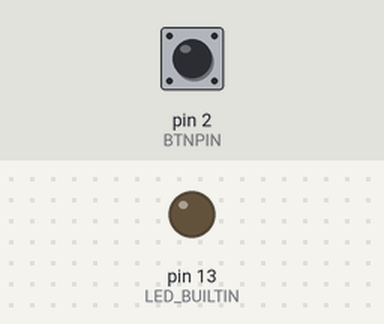
This sketch was run on a simulated Arduino Uno, built with avr-gcc and run on an emulated ATmega328P. On the bench: output pins drawn as LEDs (lit = HIGH). Inputs (shaded band) come from the test bench; at power-on: pin 2 (BTNPIN) LOW.

Above: at 1.2 s.
1.3 s: pin 2 (BTNPIN) pulled HIGH for 0.15 s
At 1.37 s:
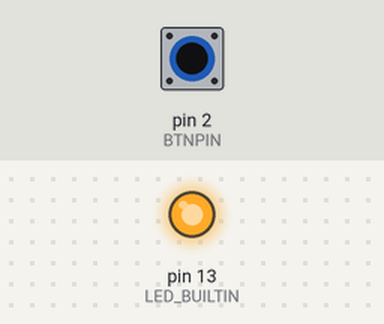
2.9 s: pin 2 (BTNPIN) pulled HIGH for 3.2 s
At 7.4 s:
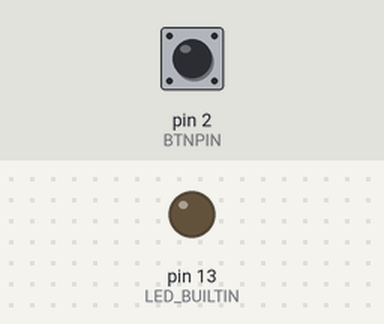
Timing chart, 0 to 8.9 s (numbered marks = the images above; inputs shaded):
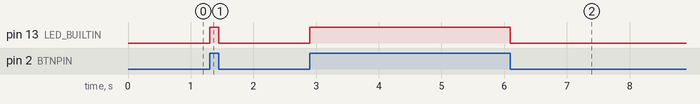

The sketch:

arduino-button-led-1.ino
```cpp
// btnPin defines the Arduino input pin to which the
// button is connected
const int BTNPIN = 2;

// btnState stores the current button state (HIGH or LOW)
// initialize it to LOW so the LED stays off until the sketch
// reads a HIGH state for the button input
int btnState = LOW;

// The setup function runs once every time the Arduino
// powers up or resets (after a sketch update, for example)
void setup() {
  // initialize digital pin LED_BUILTIN as an output.
  pinMode(LED_BUILTIN, OUTPUT);
  // initialize the pushbutton pin as an input:
  pinMode(BTNPIN, INPUT);

  // set the initial state of the LED (off)
  digitalWrite(LED_BUILTIN, btnState);
}

// The loop function runs repeatedly as long as a sketch is
// loaded and the Arduino has power.
void loop() {
  // Read the state of the button; its a digital input,
  // so possible returned values are HIGH or LOW.
  btnState = digitalRead(BTNPIN);
  // Use the measured value to set the LED state
  digitalWrite(LED_BUILTIN, btnState);

  // This could very easily be simplified to the following
  // single line of code:
  // digitalWrite(LED_BUILTIN, digitalRead(BTNPIN));
}
```

Measured:
- after the input at 1.3 s, pin 13 (LED_BUILTIN): LOW → HIGH at once, → LOW 0.15 s later
- after the input at 2.9 s, pin 13 (LED_BUILTIN): LOW → HIGH at once, → LOW 3.2 s later
